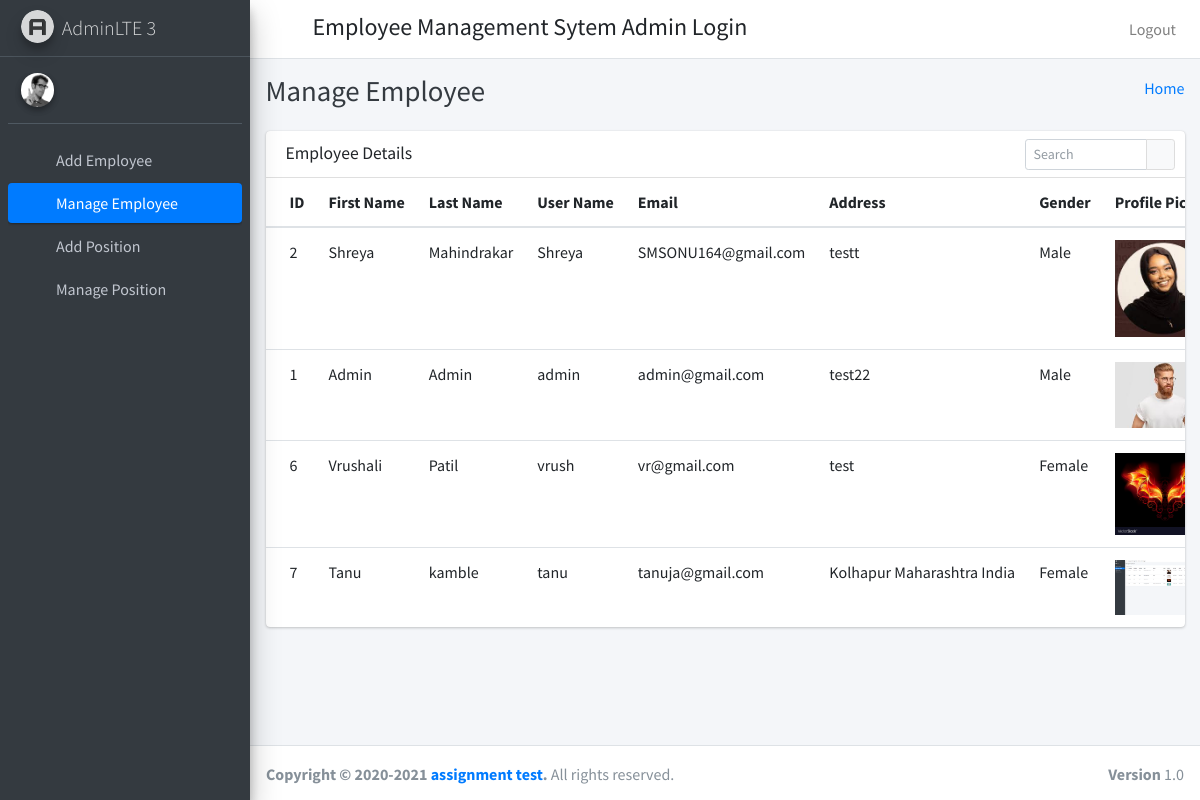
The page /manage_employee on the database its author committed.
### employee_app/models.py (models this page shows)
class Employee(models.Model):
    id=models.AutoField(primary_key=True)
    admin=models.OneToOneField(CustomUser,on_delete=models.CASCADE)
    gender=models.CharField(max_length=255)
    profile_pic=models.FileField()
    address=models.TextField()
    position_id=models.ForeignKey(Position,on_delete=models.DO_NOTHING)
    session_start_year=models.DateField()
    session_end_year=models.DateField()
    created_at=models.DateTimeField(auto_now_add=True)
    updated_at=models.DateTimeField(auto_now_add=True)
    objects = models.Manager()

class CustomUser(AbstractUser):
    user_type_data=((1,"Admin"),(2,"Employee"))
    user_type=models.CharField(default=1,choices=user_type_data,max_length=10)

### employee_app/AdminViews.py (the view)
# urls.py: path('manage_employee', AdminViews.manage_employee,name="manage_employee"),
def manage_employee(request):
    employee=Employee.objects.all()
    return render(request,"Main_Admin_template/manage_employee_template.html",{"employee":employee})

### employee_app/templates/Main_Admin_template/manage_employee_template.html (shortened to what this page needs)
{% extends 'Main_Admin_template/base_template.html' %}
{% block page_title %}
Manage Employee
{% endblock page_title %}
{% block main_content %}
    <section class="content">
      <div class="container-fluid">
           <div class="row">
          <div class="col-12">
            <div class="card">
              <div class="card-header">
                <h3 class="card-title">Employee Details</h3>
                <div class="card-tools">
                  <div class="input-group input-group-sm" style="width: 150px;">
                    <input type="text" name="table_search" class="form-control float-right" placeholder="Search">
                    <div class="input-group-append">
                      <button type="submit" class="btn btn-default"><i class="fas fa-search"></i></button>
                    </div>
                  </div>
                </div>
              </div>
              <div class="card-body table-responsive p-0">
                <table class="table table-hover text-nowrap">
                  <thead>
                    <tr>
                      <th>ID</th>
                      <th>First Name</th>
                      <th>Last Name</th>
                      <th>User Name</th>
                      <th>Email</th>
                      <th>Address</th>
                      <th>Gender</th>
                      <th>Profile Pic</th>
                    </tr>
                  </thead>
                  <tbody>
                  {% for employee in employee %}
                    <tr>
                      <td>{{ employee.admin.id }}</td>
                      <td>{{ employee.admin.first_name }}</td>
                      <td>{{ employee.admin.last_name }}</td>
                      <td>{{ employee.admin.username }}</td>
                      <td>{{ employee.admin.email }}</td>
                      <td>{{ employee.address }}</td>
                      <td>{{ employee.gender }}</td>
                      <td><img src="{{ employee.profile_pic }}" style="width:100px"/></td>
                    </tr>
                  {% endfor %}
                  </tbody>
                </table>
              </div>
            </div>
          </div>
        </div>
      </div>
    </section>
{% endblock main_content %}

### employee_app/templates/Main_Admin_template/base_template.html (shortened to what this page needs)
{% load static %}
<!DOCTYPE html>
<html>
<head>
  <link rel="stylesheet" href='{% static "plugins/fontawesome-free/css/all.min.css" %}'>
  <link rel="stylesheet" href="https://code.ionicframework.com/ionicons/2.0.1/css/ionicons.min.css">
  <link rel="stylesheet" href='{% static "plugins/tempusdominus-bootstrap-4/css/tempusdominus-bootstrap-4.min.css" %}'>
  <link rel="stylesheet" href='{% static "plugins/icheck-bootstrap/icheck-bootstrap.min.css" %}'>
  <link rel="stylesheet" href='{% static "plugins/jqvmap/jqvmap.min.css" %}'>
  <link rel="stylesheet" href='{% static "dist/css/adminlte.min.css" %}'>
  <link rel="stylesheet" href='{% static "plugins/overlayScrollbars/css/OverlayScrollbars.min.css" %}'>
  <link rel="stylesheet" href='{% static "plugins/daterangepicker/daterangepicker.css" %}'>
  <link rel="stylesheet" href='{% static "plugins/summernote/summernote-bs4.css" %}'>
</head>
<body class="hold-transition sidebar-mini layout-fixed">
<div class="wrapper">
  <nav class="main-header navbar navbar-expand navbar-white navbar-light">
    <ul class="navbar-nav">
      <li class="nav-item">
        <a class="nav-link" data-widget="pushmenu" href="#"><i class="fas fa-bars"></i></a>
      </li>
    </ul>
    <h4 style="margin-left: 10px;margin-top: 5px;">Employee Management Sytem Admin Login</h4>
    <ul class="navbar-nav ml-auto">
      <li class="nav-item">
        <a class="nav-link" href="{% url 'logout' %}">
          Logout
        </a>
      </li>
    </ul>
  </nav>
    {% include 'Main_Admin_template/sidebar_template.html' with user=user id=id %}
   <div class="content-wrapper">
    <div class="content-header">
      <div class="container-fluid">
        <div class="row mb-2">
          <div class="col-sm-6">
            <h1 class="m-0 text-dark">
                {% block page_title %}
                {% endblock page_title %}
            </h1>
          </div>
          <div class="col-sm-6">
            <ol class="breadcrumb float-sm-right">
              <li class="breadcrumb-item"><a href="{% url 'admin_home' %}">Home</a></li>
            </ol>
          </div>
        </div>
      </div>
    </div>
     {% block main_content %}{% endblock main_content %}
  </div>
    {% include 'Main_Admin_template/footer.html' %}
</div>
</body>
</html>

### employee_app/templates/Main_Admin_template/sidebar_template.html (shortened to what this page needs)
{% load static %}
  <aside class="main-sidebar sidebar-dark-primary elevation-4">
    <a href="/" class="brand-link">
      <img src='{% static "dist/img/AdminLTELogo.png" %}' alt="AdminLTE Logo" class="brand-image img-circle elevation-3"
           style="opacity: .8">
      <span class="brand-text font-weight-light">AdminLTE 3</span>
    </a>
    <div class="sidebar">
      <div class="user-panel mt-3 pb-3 mb-3 d-flex">
        <div class="image">
          <img src='{% static "dist/img/user2-160x160.jpg" %}' class="img-circle elevation-2" alt="User Image">
        </div>
        <div class="info">
        </div>
      </div>
      <nav class="mt-2">
        <ul class="nav nav-pills nav-sidebar flex-column" data-widget="treeview" role="menu" data-accordion="false">
          <li class="nav-item">
            <a href="{% url 'add_employee' %}" class="nav-link {% if request.path == add_employee %} active {% endif %}">
              <i class="nav-icon fas fa-th"></i>
              <p>
                Add Employee
              </p>
            </a>
          </li>
          <li class="nav-item">
              {% url 'manage_employee' as manage_employee %}
              {% url 'edit_employee' employee_id=id as edit_employee %}
            <a href="{% url 'manage_employee' %}" class="nav-link {% if request.path == manage_employee %} active {% endif %} {% if request.path == edit_employee %} active {% endif %}">
              <i class="nav-icon fas fa-th"></i>
              <p>
                Manage Employee
              </p>
            </a>
          </li>
          <li class="nav-item">
            {% url 'add_position' as add_position %}
            <a href="{% url 'add_position' %}" class="nav-link {% if request.path == add_position %} active {% endif %}">
              <i class="nav-icon fas fa-th"></i>
              <p>
                Add Position
              </p>
            </a>
          </li>
          <li class="nav-item">
            {% url 'manage_position' as manage_position %}
              {% url 'edit_position' position_id=id as edit_position %}
            <a href="{% url 'manage_position' %}" class="nav-link {% if request.path == manage_position %} active {% endif %} {% if request.path == edit_position %} active {% endif %}">
              <i class="nav-icon fas fa-th"></i>
              <p>
                Manage Position
              </p>
            </a>
          </li>
          </ul>
      </nav>
    </div>
  </aside>

### employee_app/templates/Main_Admin_template/footer.html
 <footer class="main-footer">
    <strong>Copyright &copy; 2020-2021 <a href="/">assignment test</a>.</strong>
    All rights reserved.
    <div class="float-right d-none d-sm-inline-block">
      <b>Version</b> 1.0
    </div>
  </footer>

### rows shown on the page
Employee: admin.id "2", admin.first_name "Shreya", admin.last_name "Mahindrakar", admin.username "Shreya", admin.email "SMSONU164@gmail.com", address "testt", gender "Male", profile_pic (picture)
Employee: admin.id "1", admin.first_name "Admin", admin.last_name "Admin", admin.username "admin", admin.email "admin@gmail.com", address "test22", gender "Male", profile_pic (picture)
Employee: admin.id "6", admin.first_name "Vrushali", admin.last_name "Patil", admin.username "vrush", admin.email "vr@gmail.com", address "test", gender "Female", profile_pic (picture)
Employee: admin.id "7", admin.first_name "Tanu", admin.last_name "kamble", admin.username "tanu", admin.email "tanuja@gmail.com", address "Kolhapur Maharashtra India", gender "Female", profile_pic (picture)
